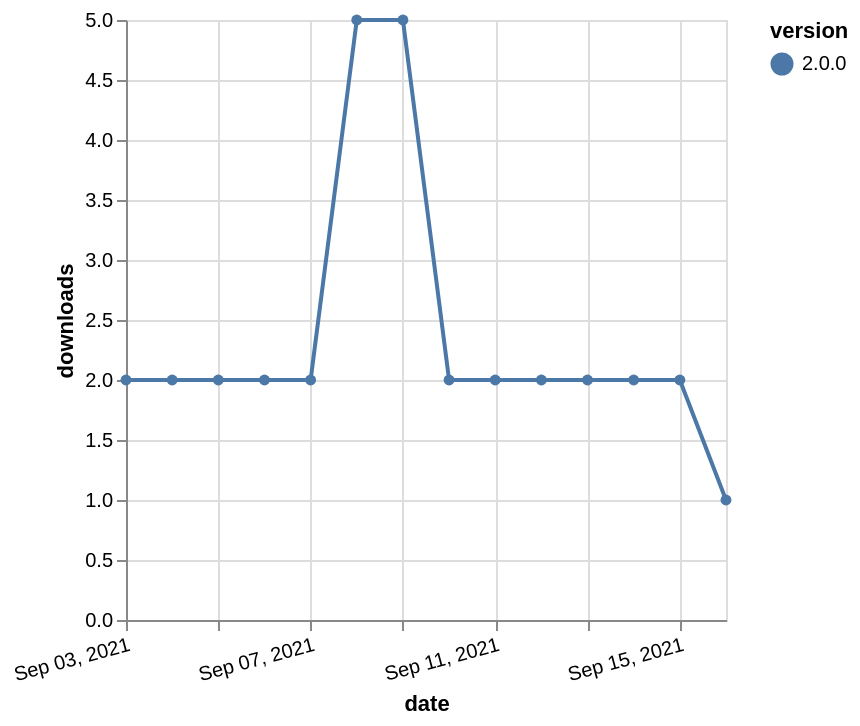

The Vega-Lite source for this figure:
### Vega-Lite specification from a JSON file in a GitHub repository (floating-point values rounded to 4 significant figures)
{"$schema": "https://vega.github.io/schema/vega-lite/v5.json", "description": "A simple bar chart with embedded data.", "data": {"values": [{"date": "2021-09-03", "total": 3540, "delta": 2, "version": "2.0.0"}, {"date": "2021-09-04", "total": 3542, "delta": 2, "version": "2.0.0"}, {"date": "2021-09-05", "total": 3544, "delta": 2, "version": "2.0.0"}, {"date": "2021-09-06", "total": 3546, "delta": 2, "version": "2.0.0"}, {"date": "2021-09-07", "total": 3548, "delta": 2, "version": "2.0.0"}, {"date": "2021-09-08", "total": 3553, "delta": 5, "version": "2.0.0"}, {"date": "2021-09-09", "total": 3558, "delta": 5, "version": "2.0.0"}, {"date": "2021-09-10", "total": 3560, "delta": 2, "version": "2.0.0"}, {"date": "2021-09-11", "total": 3562, "delta": 2, "version": "2.0.0"}, {"date": "2021-09-12", "total": 3564, "delta": 2, "version": "2.0.0"}, {"date": "2021-09-13", "total": 3566, "delta": 2, "version": "2.0.0"}, {"date": "2021-09-14", "total": 3568, "delta": 2, "version": "2.0.0"}, {"date": "2021-09-15", "total": 3570, "delta": 2, "version": "2.0.0"}, {"date": "2021-09-16", "total": 3571, "delta": 1, "version": "2.0.0"}]}, "width": "container", "mark": {"type": "line", "point": {"filled": true}}, "encoding": {"x": {"field": "date", "type": "temporal", "timeUnit": "yearmonthdate", "title": "date", "axis": {"labelAngle": -15}}, "y": {"field": "delta", "type": "quantitative", "title": "downloads"}, "color": {"field": "version", "type": "nominal"}, "tooltip": {"field": "delta"}}}
